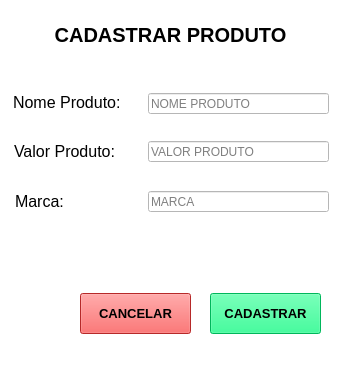
<?xml version="1.0" encoding="UTF-8"?>
<ui version="4.0">
 <class>MainWindow</class>
 <widget class="QMainWindow" name="MainWindow">
  <property name="windowModality">
   <enum>Qt::ApplicationModal</enum>
  </property>
  <property name="geometry">
   <rect>
    <x>0</x>
    <y>0</y>
    <width>341</width>
    <height>380</height>
   </rect>
  </property>
  <property name="windowTitle">
   <string>Cadastrar Produto</string>
  </property>
  <property name="styleSheet">
   <string notr="true">background-color: rgb(255, 255, 255);</string>
  </property>
  <widget class="QWidget" name="centralwidget">
   <widget class="QLabel" name="label">
    <property name="geometry">
     <rect>
      <x>10</x>
      <y>10</y>
      <width>321</width>
      <height>51</height>
     </rect>
    </property>
    <property name="font">
     <font>
      <pointsize>15</pointsize>
      <weight>75</weight>
      <bold>true</bold>
     </font>
    </property>
    <property name="text">
     <string>&lt;html&gt;&lt;head/&gt;&lt;body&gt;&lt;p align=&quot;center&quot;&gt;CADASTRAR PRODUTO&lt;/p&gt;&lt;/body&gt;&lt;/html&gt;</string>
    </property>
   </widget>
   <widget class="QPushButton" name="pushButton">
    <property name="geometry">
     <rect>
      <x>80</x>
      <y>293</y>
      <width>111</width>
      <height>41</height>
     </rect>
    </property>
    <property name="font">
     <font>
      <pointsize>10</pointsize>
      <weight>75</weight>
      <bold>true</bold>
     </font>
    </property>
    <property name="styleSheet">
     <string notr="true">
background-color: rgb(255, 57, 57);</string>
    </property>
    <property name="text">
     <string>CANCELAR</string>
    </property>
   </widget>
   <widget class="QLineEdit" name="lineEdit">
    <property name="geometry">
     <rect>
      <x>148</x>
      <y>93</y>
      <width>181</width>
      <height>21</height>
     </rect>
    </property>
    <property name="placeholderText">
     <string>NOME PRODUTO</string>
    </property>
   </widget>
   <widget class="QLabel" name="label_2">
    <property name="geometry">
     <rect>
      <x>13</x>
      <y>92</y>
      <width>121</width>
      <height>20</height>
     </rect>
    </property>
    <property name="font">
     <font>
      <pointsize>12</pointsize>
     </font>
    </property>
    <property name="text">
     <string>Nome Produto:</string>
    </property>
   </widget>
   <widget class="QLabel" name="label_3">
    <property name="geometry">
     <rect>
      <x>14</x>
      <y>141</y>
      <width>121</width>
      <height>20</height>
     </rect>
    </property>
    <property name="font">
     <font>
      <pointsize>12</pointsize>
     </font>
    </property>
    <property name="text">
     <string>Valor Produto:</string>
    </property>
   </widget>
   <widget class="QPushButton" name="pushButton_2">
    <property name="geometry">
     <rect>
      <x>210</x>
      <y>293</y>
      <width>111</width>
      <height>41</height>
     </rect>
    </property>
    <property name="font">
     <font>
      <pointsize>10</pointsize>
      <weight>75</weight>
      <bold>true</bold>
     </font>
    </property>
    <property name="styleSheet">
     <string notr="true">background-color: rgb(0, 255, 127);</string>
    </property>
    <property name="text">
     <string>CADASTRAR</string>
    </property>
   </widget>
   <widget class="QLineEdit" name="lineEdit_2">
    <property name="geometry">
     <rect>
      <x>148</x>
      <y>141</y>
      <width>181</width>
      <height>21</height>
     </rect>
    </property>
    <property name="placeholderText">
     <string>VALOR PRODUTO</string>
    </property>
   </widget>
   <widget class="QLabel" name="label_4">
    <property name="geometry">
     <rect>
      <x>50</x>
      <y>253</y>
      <width>231</width>
      <height>21</height>
     </rect>
    </property>
    <property name="text">
     <string/>
    </property>
   </widget>
   <widget class="QLabel" name="label_5">
    <property name="geometry">
     <rect>
      <x>15</x>
      <y>191</y>
      <width>121</width>
      <height>20</height>
     </rect>
    </property>
    <property name="font">
     <font>
      <pointsize>12</pointsize>
     </font>
    </property>
    <property name="text">
     <string>Marca:</string>
    </property>
   </widget>
   <widget class="QLineEdit" name="lineEdit_3">
    <property name="geometry">
     <rect>
      <x>148</x>
      <y>191</y>
      <width>181</width>
      <height>21</height>
     </rect>
    </property>
    <property name="placeholderText">
     <string>MARCA</string>
    </property>
   </widget>
  </widget>
  <widget class="QMenuBar" name="menubar">
   <property name="geometry">
    <rect>
     <x>0</x>
     <y>0</y>
     <width>341</width>
     <height>21</height>
    </rect>
   </property>
  </widget>
  <widget class="QStatusBar" name="statusbar"/>
 </widget>
 <resources/>
 <connections/>
</ui>
